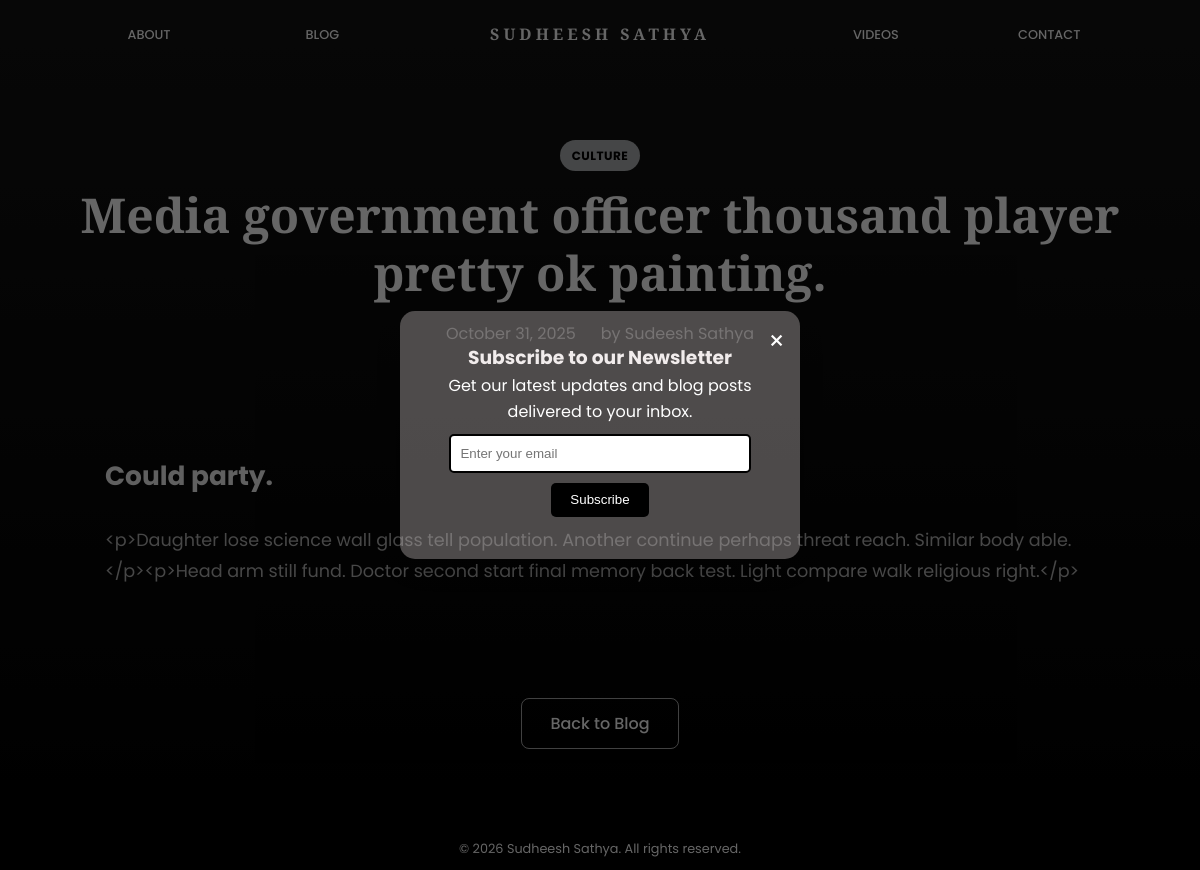
Page /blog/media-government-officer-thousand-player-pretty-ok-painting/ on the committed database.
### home/models.py (models this page shows, shortened)
class Post(models.Model):
    title = models.CharField(max_length=200)
    slug = models.SlugField(max_length=200, unique=True)
    excerpt = models.TextField(help_text="A short description of the post")
    image = models.ImageField(upload_to='blog/', blank=True, null=True)
    category = models.ForeignKey(PostCategory, on_delete=models.CASCADE, related_name='posts')
    published_date = models.DateTimeField(auto_now_add=True)
    updated_at = models.DateTimeField(auto_now=True)
    is_featured = models.BooleanField(default=False, help_text="Check to feature this post on the main blog page.", db_index=True)
    is_published = models.BooleanField(default=True, db_index=True)
    notification_sent_at = models.DateTimeField(null=True, blank=True, editable=False)
    class Meta:
        ordering = ['-published_date']

class PostCategory(models.Model):
    name = models.CharField(max_length=100)
    slug = models.SlugField(max_length=100, unique=True)
    description = models.TextField(blank=True)
    class Meta:
        verbose_name_plural = "Post Categories"
        ordering = ['name']

class ContentBlock(models.Model):
    BLOCK_TYPE_CHOICES = (
        ('rich_text', 'Rich Text'),
        ('heading', 'Heading'),
        ('image', 'Image'),
    )
    post = models.ForeignKey(Post, related_name='content_blocks', on_delete=models.CASCADE)
    order = models.PositiveIntegerField(default=0)
    block_type = models.CharField(max_length=20, choices=BLOCK_TYPE_CHOICES, default='rich_text')
    content = models.TextField(blank=True)
    image = models.ImageField(upload_to='content_blocks/', blank=True, null=True)
    caption = models.CharField(max_length=255, blank=True)
    class Meta:
        ordering = ['order']

### home/views.py (the view)
# urls.py: path('blog/<slug:post_slug>/', views.blog_detail, name='blog_detail'),
def blog_detail(request, post_slug):
    post = get_object_or_404(
        Post.objects.prefetch_related('content_blocks'),
        slug=post_slug,
        is_published=True
    )
    context = {'post': post}
    return render(request, 'blog_detail.html', context)

### home/templatetags/query_utils.py (called while the page is built, shortened)
@register.filter
def preserve_query(query_string, exclude=None):
    if not query_string:
        return ''

@register.filter
def add_query(query_string, add_param):
    if not query_string:
        return add_param
    return query_string + '&' + add_param

### templates/blog_detail.html (shortened to what this page needs)
{% extends "base.html" %}
{% load static %}
{% load query_utils %}
{% block extra_css %}
<link rel="stylesheet" href="{% static 'css/blog.css' %}">
{% endblock %}
{% block content %}
<section class="blog-detail-section">
    <div class="container">
        <div class="blog-post fade-in-section">
            <div class="post-header fade-in-child">
                <div class="post-category-name post-category">{{ post.category.name }}</div>
                <h1 class="post-title">{{ post.title }}</h1>
                <div class="post-meta">
                    <span class="post-date">{{ post.published_date|date:"F j, Y" }}</span>
                    <span class="post-author">by Sudeesh Sathya</span>
                </div>
            </div>
            <div class="post-content fade-in-child delay-1">
                {% for block in post.content_blocks.all %}
                {% if block.block_type == 'heading' %}
                <h2>{{ block.content }}</h2>
                {% elif block.block_type == 'rich_text' %}
                <p>{{ block.content|linebreaks }}</p>
                {% endif %}
                {% endfor %}
            </div>
            <div class="back-to-blog fade-in-child delay-2">
                <a href="{% url 'blog_list' %}?{{ request.META.QUERY_STRING|preserve_query:'scroll_to'|add_query:'scroll_to='|add:post.slug }}"
                   class="btn secondary-btn">
                    Back to Blog
                </a>
            </div>
        </div>
    </div>
</section>
{% endblock %}

### static/css/base.css (style rules this page uses)
:root { --primary-color: #000000; --secondary-color: #4db5ff; --dark-bg: #121212; --dark-bg-lighter: #1e1e1e; --dark-bg-lightest: #2d2d2d; --text-primary: #ffffff; --text-secondary: #b3b3b3; --text-tertiary: #808080; --success-color: #4caf50; --warning-color: #ff9800; --danger-color: #f44336; --border-radius: 8px; --transition: all 0.3s ease; --box-shadow: 0 5px 15px rgba(0, 0, 0, 0.3); }
* { margin: 0; padding: 0; box-sizing: border-box; }
html { scroll-behavior: smooth; }
body { font-family: 'Poppins', sans-serif; background-color: var(--primary-color); color: var(--text-primary); line-height: 1.6; overflow-x: hidden; }
a { text-decoration: none; color: var(--text-primary); transition: var(--transition); }
.container { width: 90%; max-width: 1200px; margin: 0 auto; padding: 0 20px; }
.btn { display: inline-block; padding: 12px 28px; border-radius: var(--border-radius); font-weight: 500; cursor: pointer; transition: var(--transition); text-align: center; }
.secondary-btn { background-color: transparent; border: .5px solid #ffffffa3; color: white; }
.fade-in-section { opacity: 0; transform: translateY(50px); transition: opacity 0.6s ease-out, transform 0.6s ease-out; }
.fade-in-section.is-visible { opacity: 1; transform: translateY(0); }
.fade-in-child { opacity: 0; transform: translateY(30px); transition: opacity 0.6s ease-out, transform 0.6s ease-out; }
.fade-in-section.is-visible .fade-in-child { opacity: 1; transform: translateY(0); transition-delay: 0.1s; }
.fade-in-section.is-visible .fade-in-child.delay-1 { transition-delay: 0.2s; }
.fade-in-section.is-visible .fade-in-child.delay-2 { transition-delay: 0.3s; }

### static/css/blog.css (style rules this page uses)
.blog-list-section, .blog-detail-section { padding: 140px 0 80px; background: linear-gradient(180deg, #121212 0%, #000000 100%); }
.post-content, .category-content { padding: 25px; }
.post-category { display: inline-block; background-color: #acafb1; color: #000; padding: 6px 12px; border-radius: 50px; font-size: 0.75rem; font-weight: 700; margin-bottom: 15px; letter-spacing: 0.5px; text-transform: uppercase; }
.post-title, .category-content h3 { margin-bottom: 10px; font-size: 1.35rem; color: #f0f0f0; line-height: 1.4; font-weight: 600; }
.post-meta { display: flex; color: var(--text-tertiary); font-size: 0.85rem; margin-bottom: 15px; }
.blog-post { margin: 0 auto; background: transparent; padding: 0; }
.post-header { text-align: center; margin-bottom: 40px; }
.post-header .post-title { font-size: 3rem; font-family: 'Playfair Display', serif; color: #ffffff; margin-bottom: 20px; line-height: 1.2; }
.post-header .post-meta { justify-content: center; gap: 25px; font-size: 1rem; color: var(--text-secondary); }
.post-content { font-size: 1.1rem; line-height: 1.8; color: var(--text-secondary); }
.post-content h2, .post-content h3, .post-content h4 { color: #f0f0f0; margin: 40px 0 20px; font-weight: 700; }
.post-content p, .post-content ul, .post-content ol { margin-bottom: 25px; }
.back-to-blog { text-align: center; margin-top: 60px; }

### templates/base.html (style rules this page uses)
html { scroll-behavior: smooth; }

### rows in the picture
Post: category.name "CULTURE", title "Media government officer thousand player pretty ok painting.", published_date "October 31, 2025"
ContentBlock: content "Could party."
ContentBlock: content "<p>Daughter lose science wall glass tell population. Another continue perhaps threat reach. Similar body able.</p><p>Head arm still fund. Doctor second start final memory back test. Light compare walk religious right.</p>"
